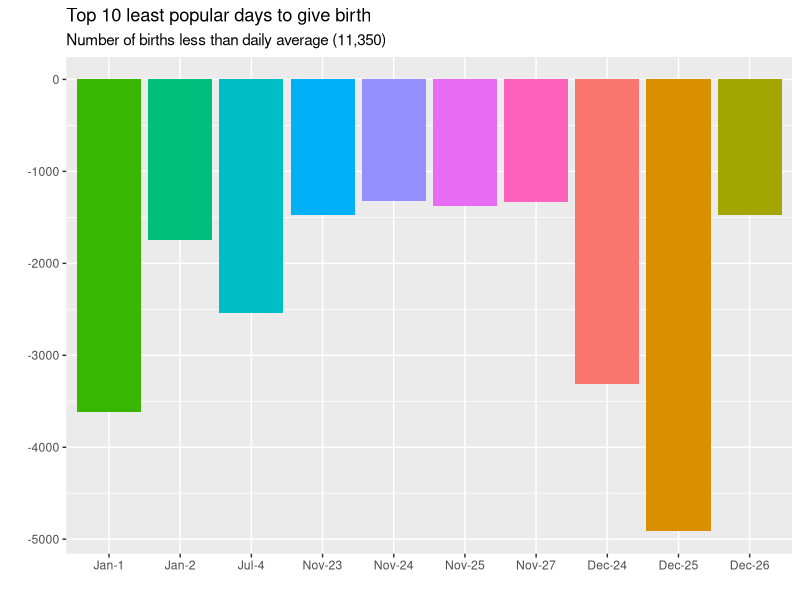
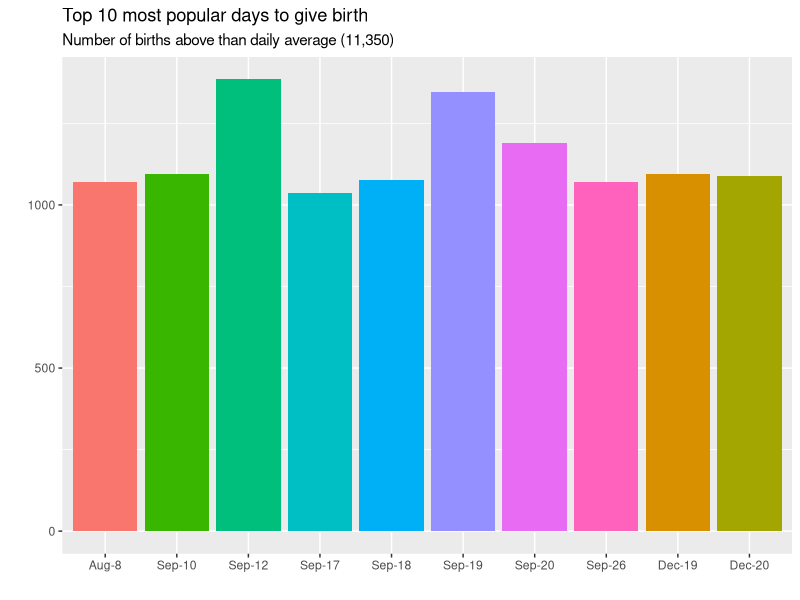
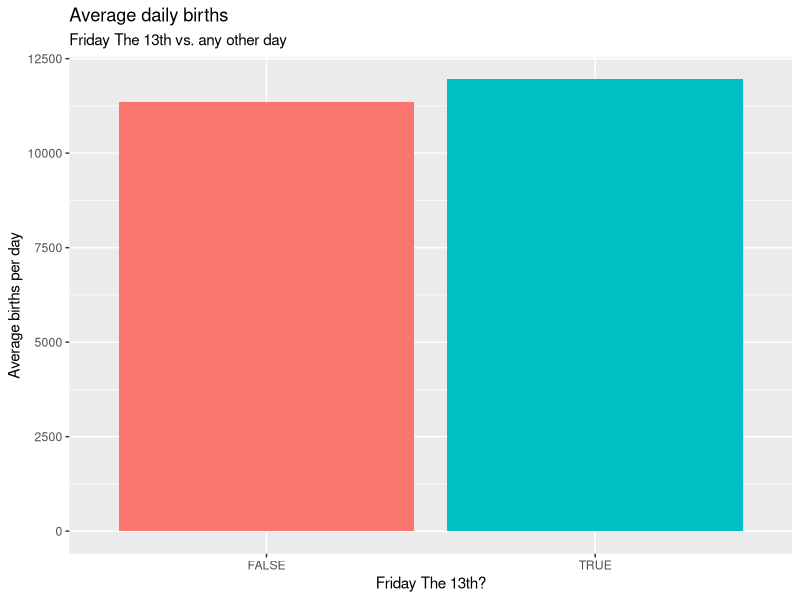

Generate these figures, in order, with R:
## ---- chunk 1
knitr::opts_chunk$set(echo = FALSE)
## ---- chunk 2
library(tidyverse)
library(lubridate)
## ---- chunk 3
data <- read_csv("data/US_births_2000-2014_SSA_formatted.csv")
## ---- chunk 4
data %>% 
  mutate(dm = as.integer(paste(month(date), day(date),sep = "")),
         month_day = paste(month(date, label = TRUE), day(date),sep = "-"),
         daily_avg = mean(births)) %>% 
  group_by(dm, month_day, daily_avg) %>% 
  summarise(births = mean(births)) %>%
  mutate(less_births = births - daily_avg) %>% 
  arrange(less_births) %>% 
  head(10) %>% 
  ggplot(aes(fct_reorder(month_day, dm), less_births, fill = month_day)) +
  geom_col() + 
  labs(
    title = "Top 10 least popular days to give birth",
    subtitle = "Number of births less than daily average (11,350)",
    x = "",
    y = ""
  ) + 
  theme(legend.position = "none")
## ---- chunk 5
data %>% 
  mutate(dm = as.integer(paste(month(date), day(date),sep = "")),
         month_day = paste(month(date, label = TRUE), day(date),sep = "-"),
         daily_avg = mean(births)) %>% 
  group_by(dm, month_day, daily_avg) %>% 
  summarise(births = mean(births)) %>%
  mutate(less_births = births - daily_avg) %>% 
  arrange(desc(less_births)) %>% 
  head(10) %>% 
  ggplot(aes(fct_reorder(month_day, dm), less_births, fill = month_day)) +
  geom_col() + 
  labs(
    title = "Top 10 most popular days to give birth",
    subtitle = "Number of births above than daily average (11,350)",
    x = "",
    y = ""
  ) + 
  theme(legend.position = "none")
## ---- chunk 6
data %>% 
  group_by(friday13) %>% 
  summarise(avg_births = mean(births)) %>% 
  ggplot(aes(friday13, avg_births, fill = friday13)) + geom_col() + 
  labs(
    title = "Average daily births",
    subtitle = "Friday The 13th vs. any other day",
    x = "Friday The 13th?",
    y = "Average births per day"
  ) + 
  theme(legend.position = "none")
